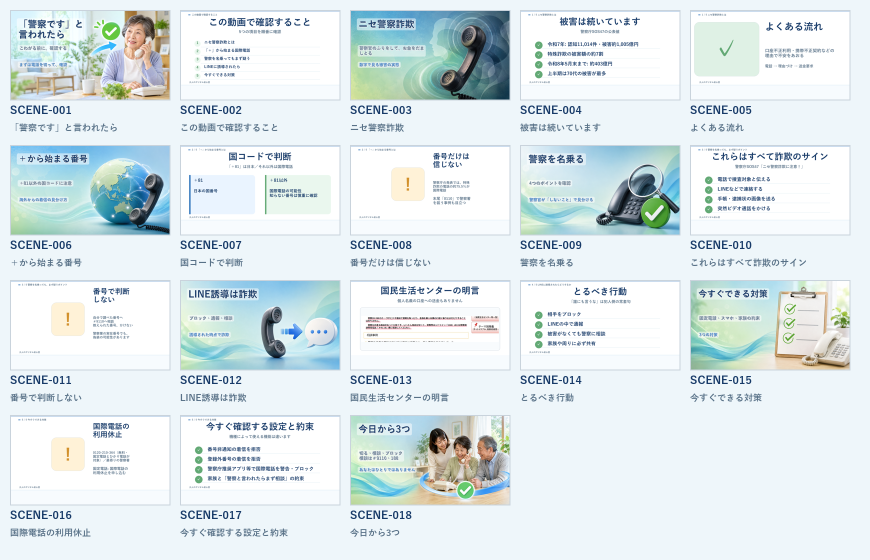
#> input picture episodes/004_nise_keisatsu/work/rendered_final_scenes/scene_contact_sheet.png, 1740 x 1120 px (shown at 1/2 size)
$ python -i hybrid_scene_renderer.py   (imports and definitions only)
#> lines starting #> are read from the running program, lines starting #| are printed output that depends on the picture; after the words box and inside, x2 and y2 are one past the last pixel; in counts of white or black regions, pixels touching at a corner belong together
#> further down, picture is the input picture: PIL image 1740x1120 RGB; mean R, G, B 222.2, 232.8, 235.3
"""Render template/official/gpt_image/hybrid scenes into one final directory.

GPT images are human-approved completed backgrounds.  Generated-image scenes
must be complete ImageGen-native images (or no-text images); large Codex text
overlay is rejected by the NO_IMAGE_TEXT_HYBRID rule.  cover_blur is explicit
fallback only.
"""
from __future__ import annotations

import json
import shutil
import sys
from pathlib import Path
from typing import Any

from PIL import Image, ImageDraw, ImageFilter, ImageOps

SCRIPT_DIR = Path(__file__).resolve().parent
if str(SCRIPT_DIR) not in sys.path:
    sys.path.insert(0, str(SCRIPT_DIR))

from episode_io import canonical_text_render_mode, canonical_visual_mode, episode_dir_from_path, load_json  # noqa: E402
from scene_renderer import (  # noqa: E402
    HEIGHT, SAFE_HEIGHT, WIDTH, draw_fitted, draw_headline, draw_section_pill, fit_text_block,
    hex_rgba, load_visual_theme, make_contact_sheet, paint_image_background, paste_asset,
    paste_assets, pil_font, prepare_assets, render_options, render_pillow_scene, rounded_rectangle,
    theme_profile_for_episode,
)


def effective_mode(scene: dict[str, Any]) -> str:
    return str(scene.get("render_mode") or "template")


def ai_image_path(ai_dir: Path, scene_id: int) -> Path:
    return ai_dir / f"scene_{scene_id:03d}.png"


def cover_blur_ai_canvas(ai_image: Image.Image) -> Image.Image:
    """Fill the 1920x900 visual area without stretching the AI subject."""
    source = ai_image.convert("RGBA")
    content_height = HEIGHT - SAFE_HEIGHT
    # The supplied compositions place the subject on the right.  Reuse that
    # same image as the background instead of inventing or redrawing content.
    focus_left = int(source.width * 0.32)
#> focus_left = 556
    focus = source.crop((focus_left, 0, source.width, content_height))
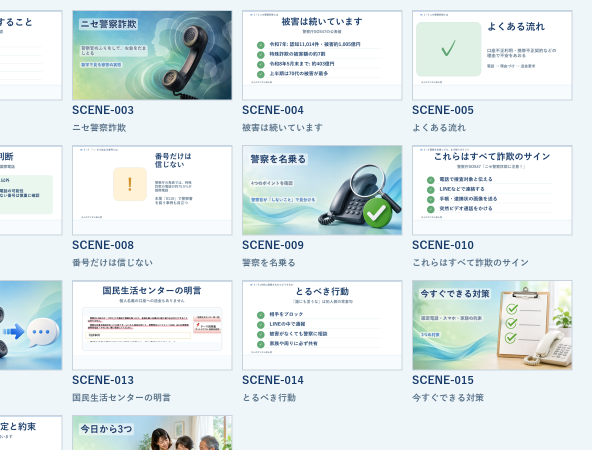
#> focus: PIL image 1184x900 RGBA (shown at 1/2 size); mean R, G, B, A 221.9, 232.5, 234.7, 255
    background = ImageOps.fit(
        focus,
        (WIDTH, content_height),
        method=Image.Resampling.LANCZOS,
        centering=(0.55, 0.48),
    ).filter(ImageFilter.GaussianBlur(52))
    background = Image.alpha_composite(
        background,
        Image.new("RGBA", (WIDTH, content_height), (255, 255, 255, 105)),
    )
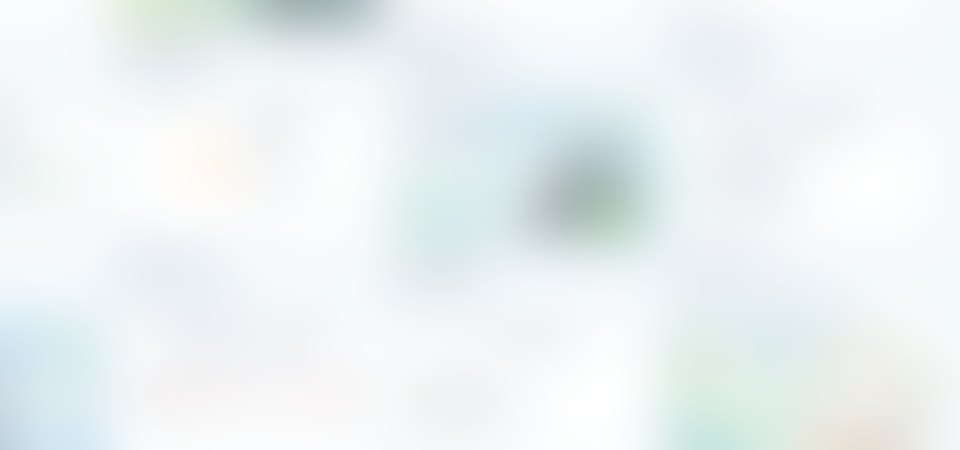
#> background: PIL image 1920x900 RGBA (shown at 1/2 size); mean R, G, B, A 236.5, 242.5, 243.6, 255

    canvas = Image.new("RGBA", (WIDTH, HEIGHT), "#f7fbfe")
    canvas.alpha_composite(background, (0, 0))

    sharp_size = (1180, 760)
    sharp = ImageOps.fit(
        focus,
        sharp_size,
        method=Image.Resampling.LANCZOS,
        centering=(0.55, 0.48),
    )
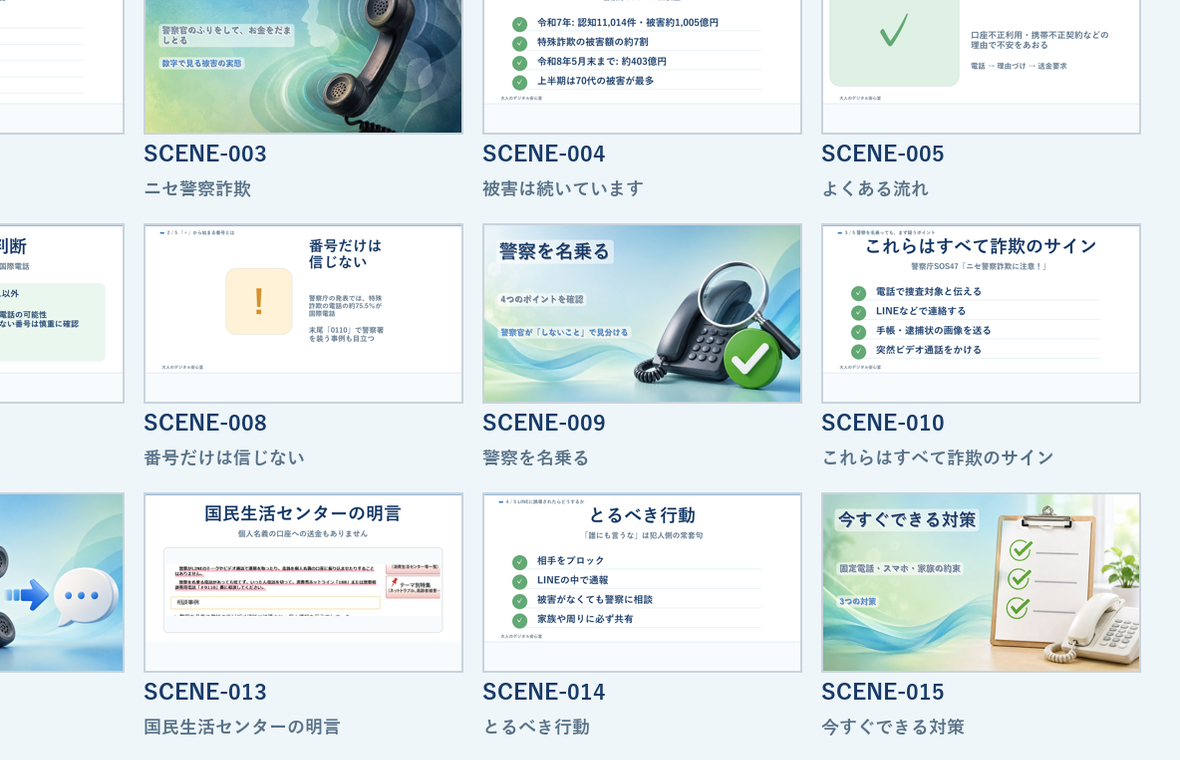
#> sharp: PIL image 1180x760 RGBA; mean R, G, B, A 222.5, 233, 234.8, 255
    sharp_left, sharp_top = 660, 50
    shadow = Image.new("RGBA", canvas.size, (0, 0, 0, 0))
#> shadow: PIL image 1920x1080 RGBA; every value is 0
    shadow_draw = ImageDraw.Draw(shadow)
    shadow_draw.rounded_rectangle(
        (sharp_left + 8, sharp_top + 10, sharp_left + sharp_size[0] + 8, sharp_top + sharp_size[1] + 10),
        radius=36,
        fill=(31, 63, 95, 46),
    )
    canvas.alpha_composite(shadow.filter(ImageFilter.GaussianBlur(18)))
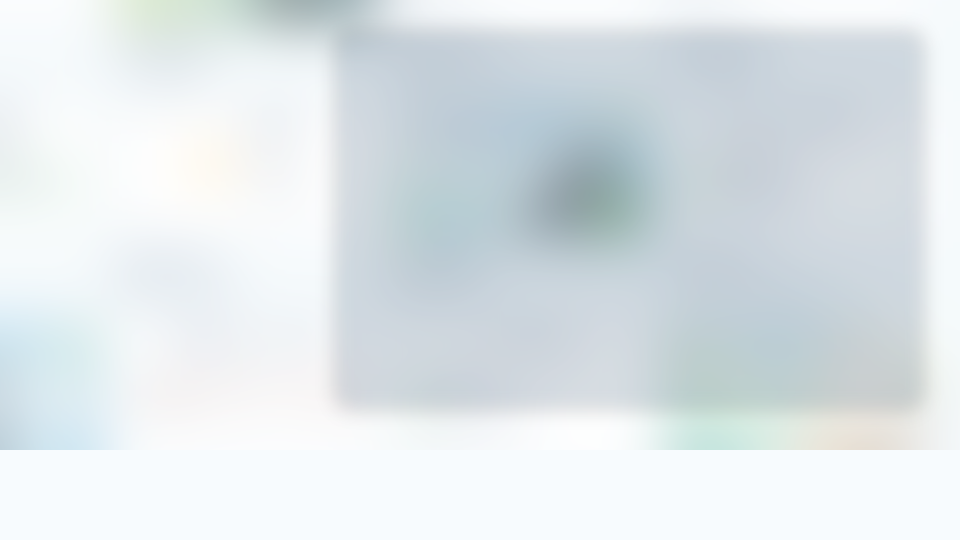
#> canvas: PIL image 1920x1080 RGBA (shown at 1/2 size); mean R, G, B, A 222.3, 229.8, 233.5, 255
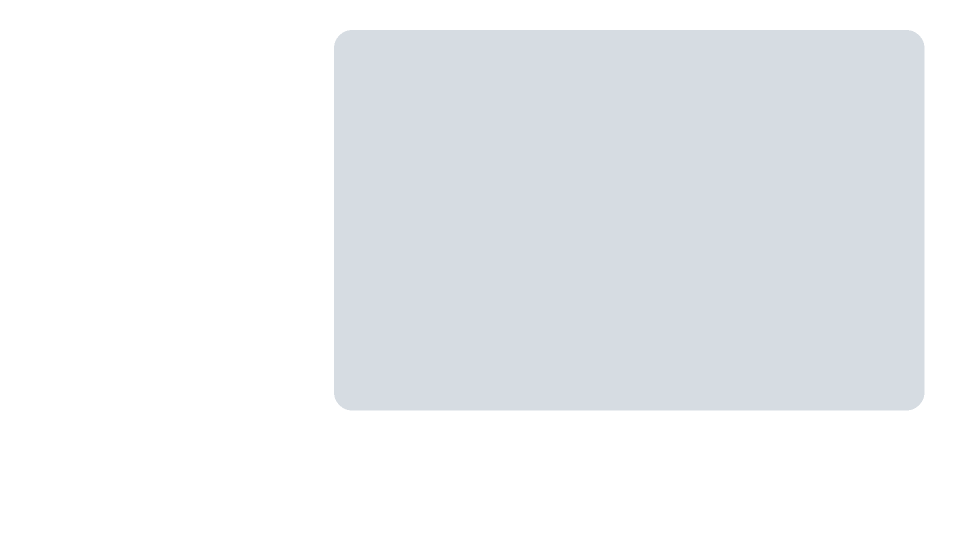
#> shadow: PIL image 1920x1080 RGBA (shown at 1/2 size); mean R, G, B, A 13.4, 27.3, 41.1, 19.9; transparent parts drawn white
    mask = Image.new("L", sharp_size, 0)
#> mask: PIL image 1180x760 L; every value is 0
    ImageDraw.Draw(mask).rounded_rectangle(
        (0, 0, sharp_size[0] - 1, sharp_size[1] - 1), radius=34, fill=255
    )
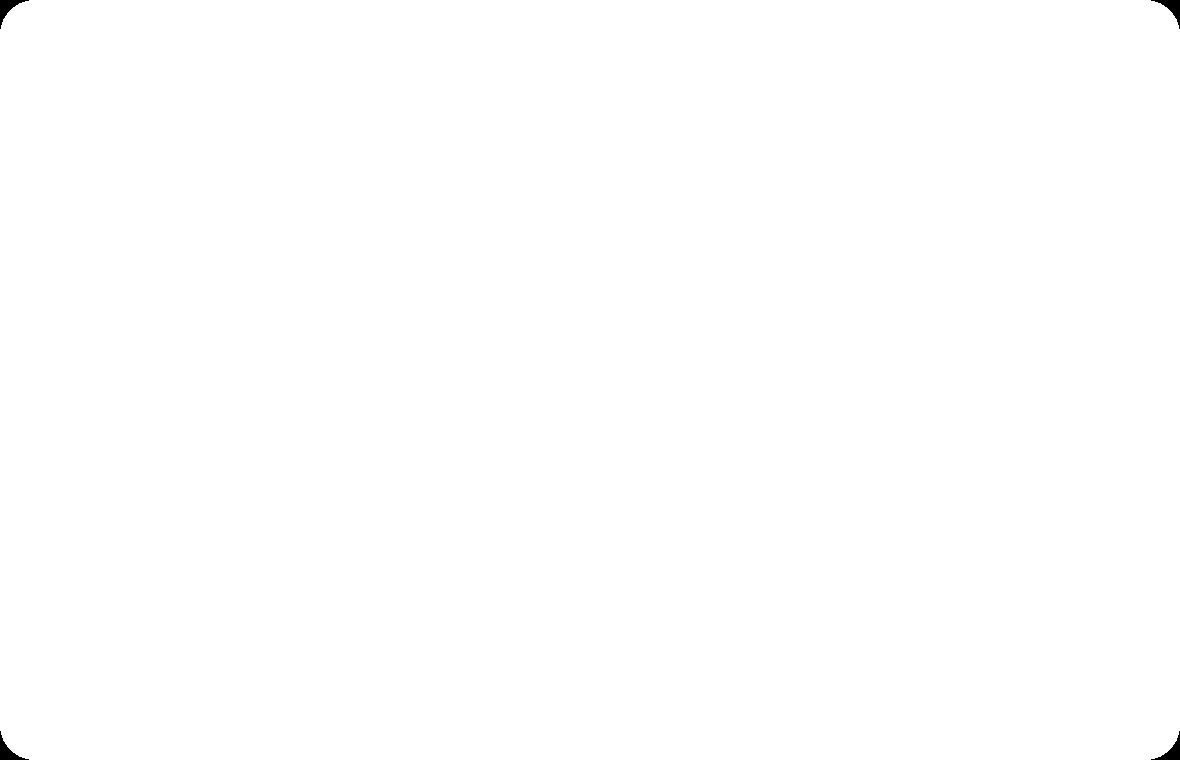
#> mask: PIL image 1180x760 L; 99.9% white; 4 black regions, box (x1, y1, x2, y2) and area: (0, 0, 29, 29) 260, (1151, 0, 1180, 29) 260, (0, 731, 29, 760) 260, (1151, 731, 1180, 760) 260
    canvas.paste(sharp, (sharp_left, sharp_top), mask)
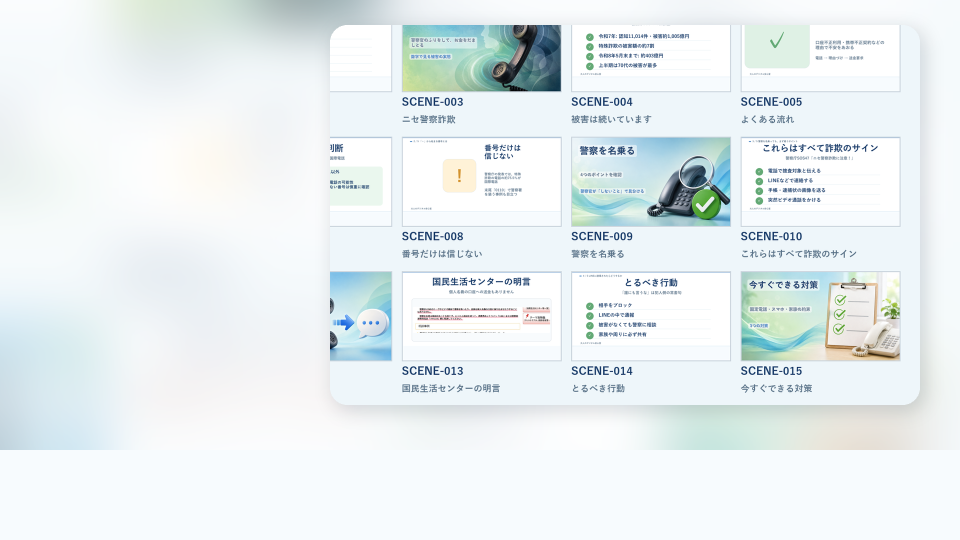
#> canvas: PIL image 1920x1080 RGBA (shown at 1/2 size); mean R, G, B, A 232.5, 239.8, 241.4, 255

    draw = ImageDraw.Draw(canvas)
    draw.rectangle((0, HEIGHT - SAFE_HEIGHT, WIDTH, HEIGHT), fill="#f7fbfe")
    draw.line((0, HEIGHT - SAFE_HEIGHT, WIDTH, HEIGHT - SAFE_HEIGHT), fill="#c8deed", width=3)
    return canvas


# [155 lines left out: functions draw_overlay_block, validate_ai_images, overlay_codex_text, _focus_background, _draw_focus_section_pill, _draw_step_stack, not called in this run]


def _draw_focus_highlight(draw: ImageDraw.ImageDraw, box: tuple[int, int, int, int], color: str = "#d59c37") -> None:
    draw.rounded_rectangle(box, radius=28, outline=color, width=5)


# [196 lines left out: functions render_official_focus_scene, render_official_scene, render_ai_scene, render_episode_scenes, not called in this run]


# [2 lines not run here, left out]

>>> from PIL import Image
>>> picture = Image.open('../episodes/004_nise_keisatsu/work/rendered_final_scenes/scene_contact_sheet.png')
>>> result = cover_blur_ai_canvas(picture)

$ run again, on episodes/004_nise_keisatsu/work/rendered_final_scenes/scene_005.png
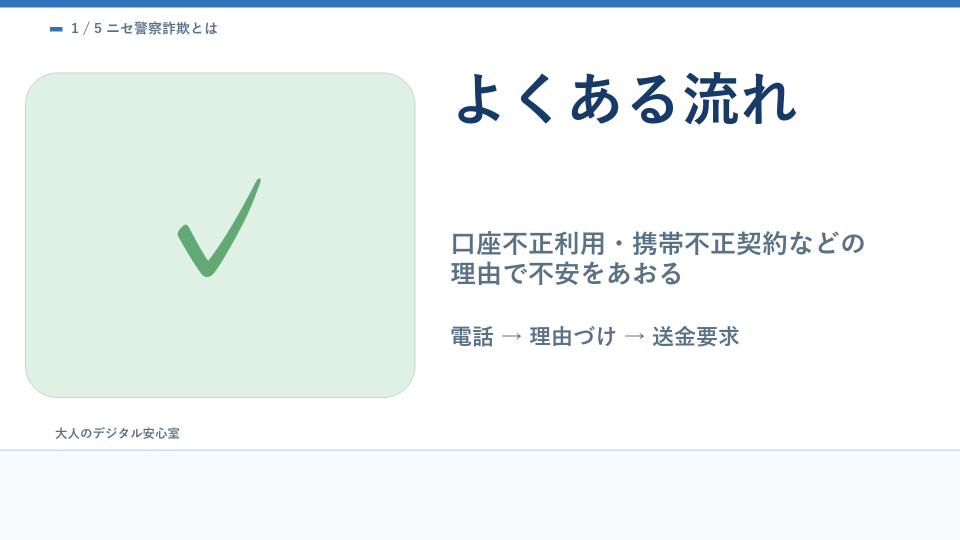
#> input picture episodes/004_nise_keisatsu/work/rendered_final_scenes/scene_005.png, 1920 x 1080 px (shown at 1/2 size)
#> picture is the input picture: PIL image 1920x1080 RGB; mean R, G, B 237.5, 244.4, 243.8
#> in cover_blur_ai_canvas, `sharp = ImageOps.fit( focus, sharp_size, method=Image.Resampling.LANCZ..`:
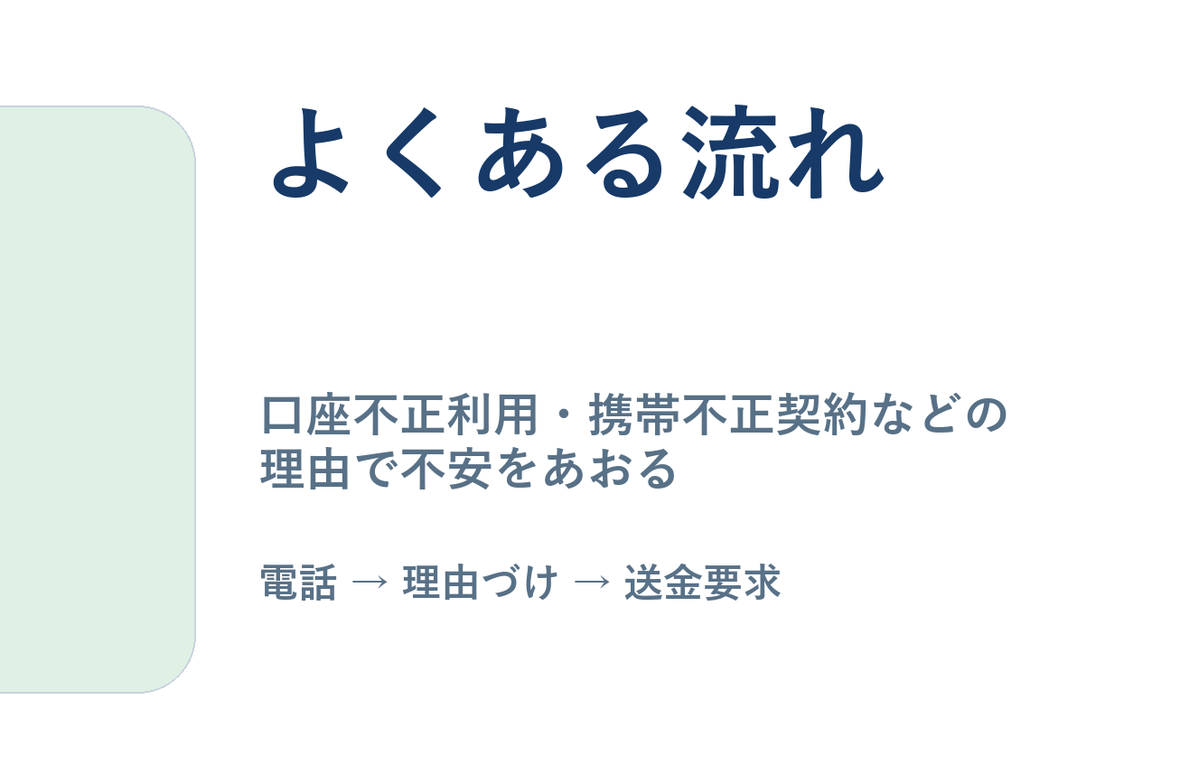
#> sharp: PIL image 1180x760 RGBA; mean R, G, B, A 242.1, 245.7, 245.6, 255
#> in cover_blur_ai_canvas, `canvas.paste(sharp, (sharp_left, sharp_top), mask)`:
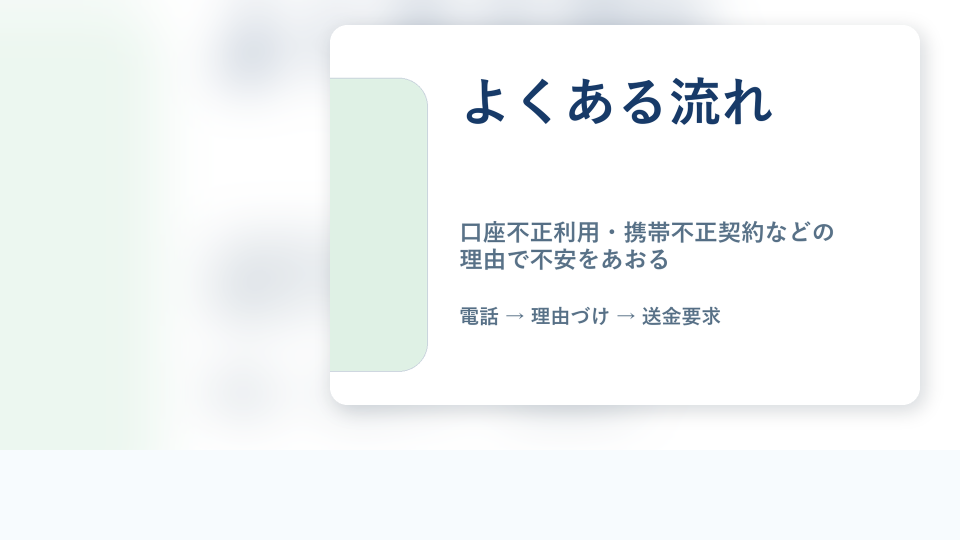
#> canvas: PIL image 1920x1080 RGBA (shown at 1/2 size); mean R, G, B, A 242.9, 246.9, 246.8, 255

$ run again, on episodes/004_nise_keisatsu/work/rendered_final_scenes/scene_008.png
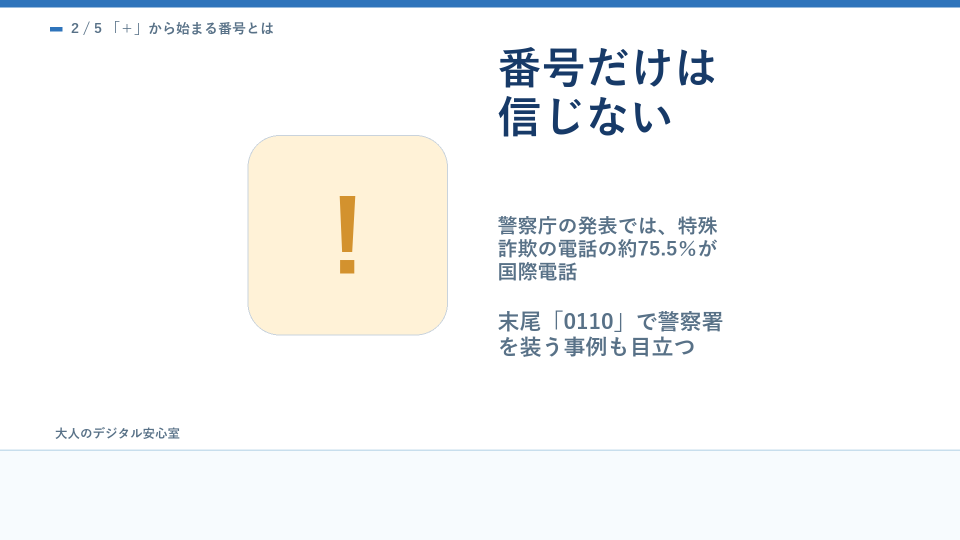
#> input picture episodes/004_nise_keisatsu/work/rendered_final_scenes/scene_008.png, 1920 x 1080 px (shown at 1/2 size)
#> picture is the input picture: PIL image 1920x1080 RGB; mean R, G, B 245.9, 247.2, 247.4
#> in cover_blur_ai_canvas, `sharp = ImageOps.fit( focus, sharp_size, method=Image.Resampling.LANCZ..`:
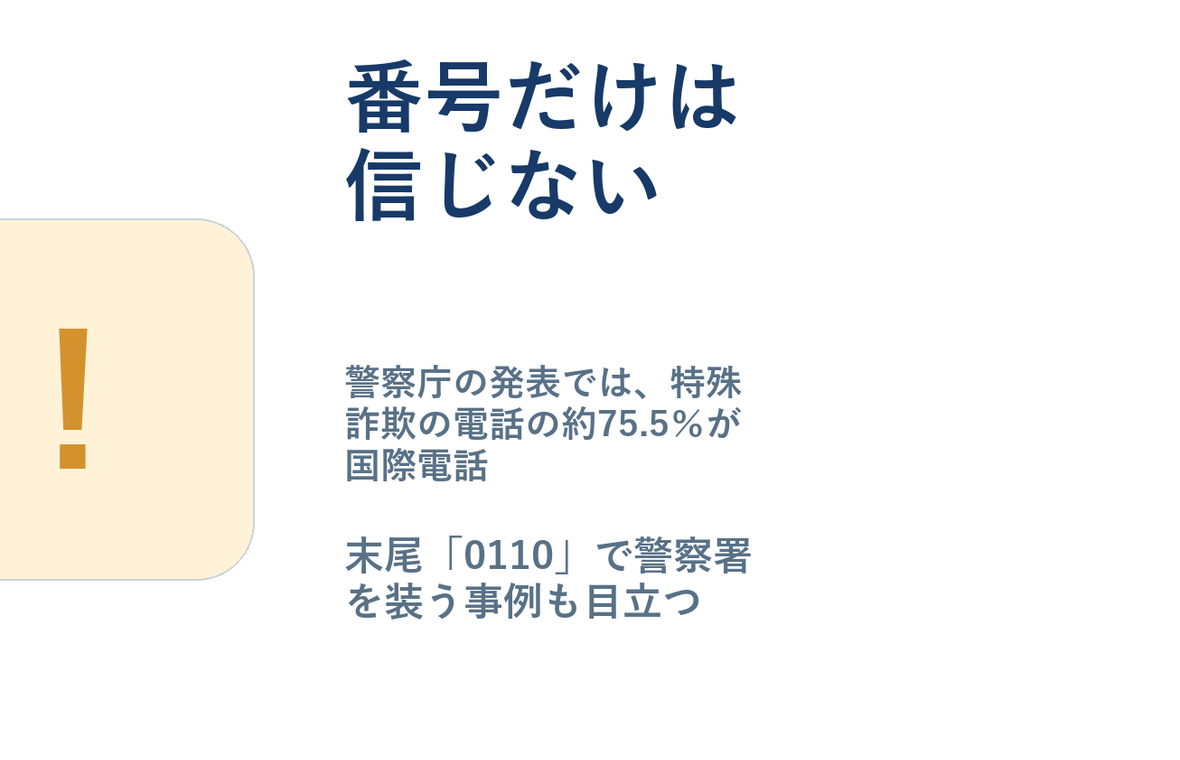
#> sharp: PIL image 1180x760 RGBA; mean R, G, B, A 246.6, 246.4, 244.8, 255
#> in cover_blur_ai_canvas, `canvas.paste(sharp, (sharp_left, sharp_top), mask)`:
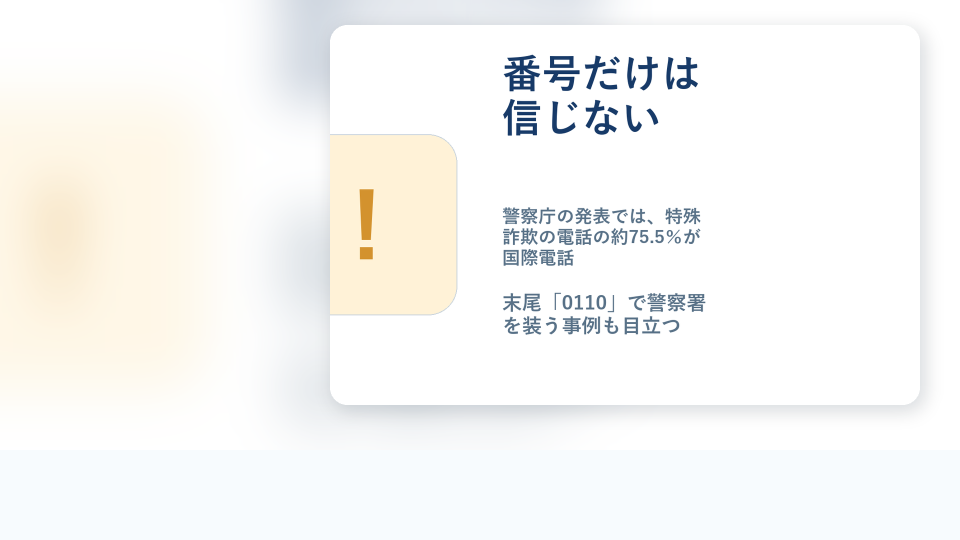
#> canvas: PIL image 1920x1080 RGBA (shown at 1/2 size); mean R, G, B, A 247.5, 247.4, 245.6, 255
